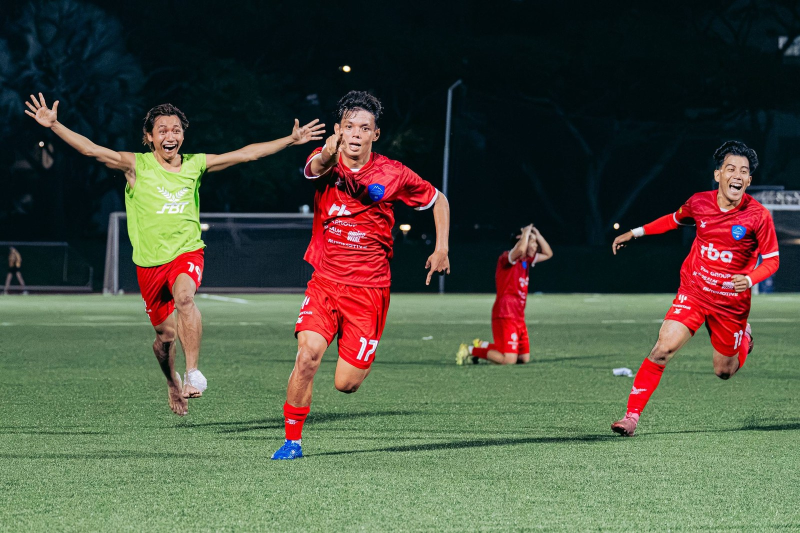
#> input picture outtakes-launch-lottie/brand/photos/celebrate-run.jpg, 1600 x 1066 px (shown at 1/2 size); its folder holds 4 pictures in this run
$ python make_teaser.py
#> lines starting #> are read from the running program, lines starting #| are printed output that depends on the picture
"""1:1 'coming soon' Instagram teaser: a motion-blurred match shot, no logo, just the date.

    python3 tools/make_teaser.py [photo-name]   ->  out/teaser-1x1.png
"""
import sys
from pathlib import Path

import numpy as np
from PIL import Image, ImageDraw, ImageFilter, ImageFont

ROOT = Path(__file__).resolve().parent.parent
S = 1080
GREEN, CREAM = (116, 242, 96), (240, 235, 228)
name = sys.argv[1] if len(sys.argv) > 1 else "celebrate-run"
font = lambda f, s: ImageFont.truetype(str(ROOT / "brand/fonts" / f), s)

# square cover crop around the subject
im = Image.open(ROOT / f"brand/photos/{name}.jpg").convert("RGB")
#> im is the input picture: PIL image 1600x1066 RGB; mean R, G, B 76.5, 79.6, 64.5
w, h = im.size
#> w = 1600; h = 1066
side = min(w, h)
#> side = 1066
x0 = int(min(max(w * 0.46 - side / 2, 0), w - side))
#> x0 = 203
im = im.crop((x0, 0, x0 + side, side)).resize((S, S), Image.LANCZOS)
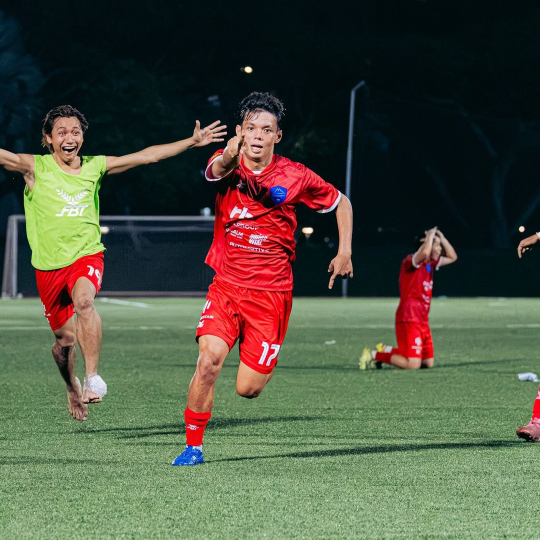
#> im: PIL image 1080x1080 RGB (shown at 1/2 size); mean R, G, B 78.2, 81.3, 65

# horizontal motion blur (a fast pan): average of shifted copies, then a soft gaussian
a = np.asarray(im).astype(np.float32)
acc = np.zeros_like(a)
shifts = range(-70, 71, 5)
for d in shifts:
    acc += np.roll(a, d, axis=1)
#> this loop made 29 passes
#> pass 1, `acc += np.roll(a, d, axis=1)`:
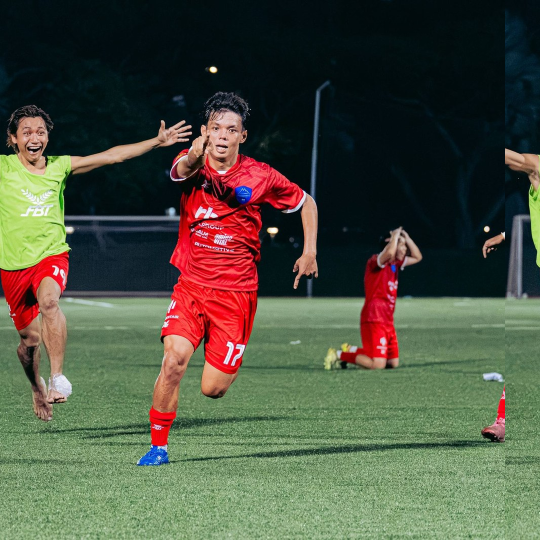
#> acc: shape (1080, 1080, 3) float32 (shown at 1/2 size); mean R, G, B 78.2, 81.3, 65
#> after the loop:
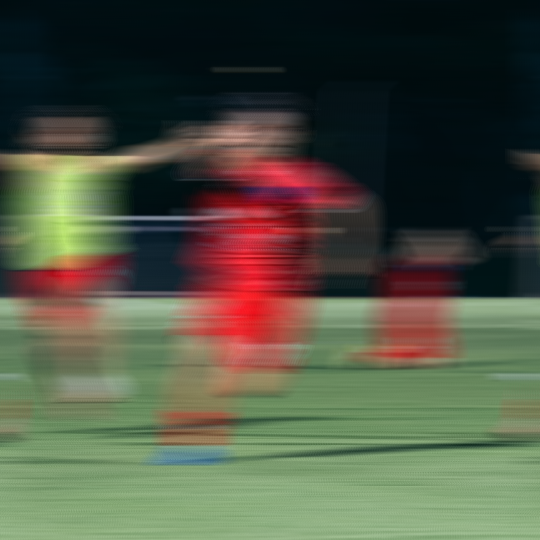
#> acc: shape (1080, 1080, 3) float32 (shown at 1/2 size); mean R, G, B 2266.7, 2358.8, 1886.4; drawn with min black and max white
a = acc / len(shifts)
im = Image.fromarray(a.clip(0, 255).astype(np.uint8)).filter(ImageFilter.GaussianBlur(3))

# grade: darker, cooler shadows, vignette, grain
a = np.asarray(im).astype(np.float32) / 255
a = a ** 1.25 * 0.78
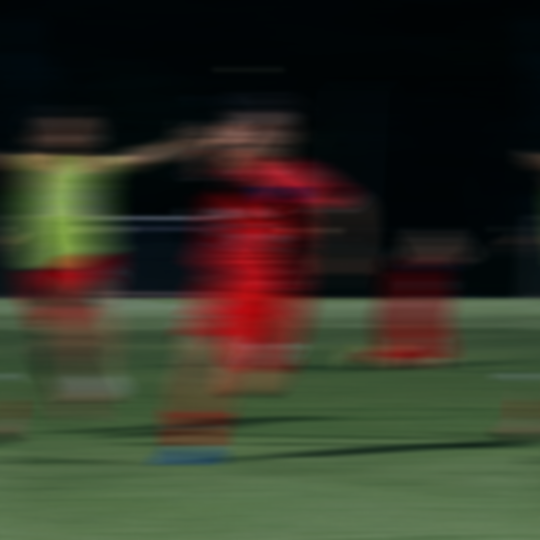
#> a: shape (1080, 1080, 3) float32 (shown at 1/2 size); mean R, G, B 0.197, 0.203, 0.149
yy, xx = np.mgrid[0:S, 0:S] / S - 0.5
vig = np.clip(1 - (xx ** 2 + yy ** 2) * 1.9, 0.25, 1)[..., None]
a = a * vig
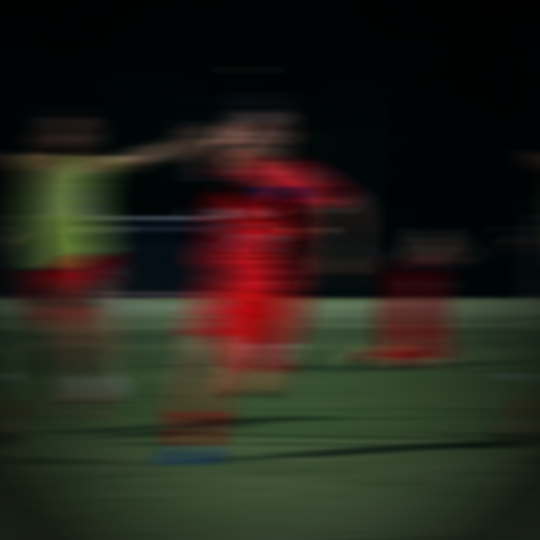
#> a: shape (1080, 1080, 3) float64 (shown at 1/2 size); mean R, G, B 0.142, 0.134, 0.1
a += np.random.default_rng(2011).normal(0, 0.025, a.shape[:2])[..., None]
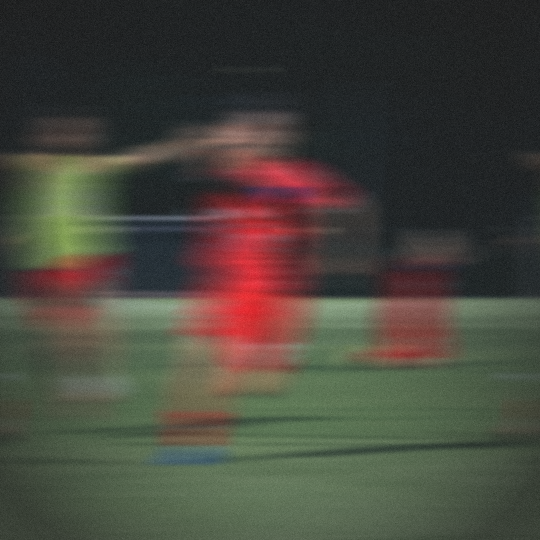
#> a: shape (1080, 1080, 3) float64 (shown at 1/2 size); mean R, G, B 0.142, 0.134, 0.1; drawn with min black and max white
im = Image.fromarray((a.clip(0, 1) * 255).astype(np.uint8))

d = ImageDraw.Draw(im)
# viewfinder brackets + focus point + REC dot
m, L, t = 64, 70, 4
for cx, cy, sx, sy in ((m, m, 1, 1), (S - m, m, -1, 1), (m, S - m, 1, -1), (S - m, S - m, -1, -1)):
    d.line([(cx, cy), (cx + sx * L, cy)], fill=CREAM, width=t)
    d.line([(cx, cy), (cx, cy + sy * L)], fill=CREAM, width=t)
c = S // 2
d.rectangle([c - 34, c - 24, c + 34, c + 24], outline=(*CREAM, ), width=2)
d.ellipse([m + 24, m + 26, m + 42, m + 44], fill=(235, 64, 52))
d.text((m + 54, m + 22), "REC", font=font("ot-body-medium.ttf", 26), fill=CREAM)
d.text((S - m - 24, m + 22), "1/2000  f2.8", font=font("ot-body.ttf", 26), fill=CREAM, anchor="ra")

# the only real information: the date
big = font("ot-wordmark.ttf", 230)
d.text((m + 20, S - m - 120), "30.11", font=big, fill=GREEN, anchor="ls")
d.text((m + 26, S - m - 62), "5PM SGT  ·  SOMETHING'S ABOUT TO STEP INTO FRAME", font=font("ot-label.ttf", 28), fill=CREAM, anchor="ls")

out = ROOT / "out/teaser-1x1.png"
im.save(out)
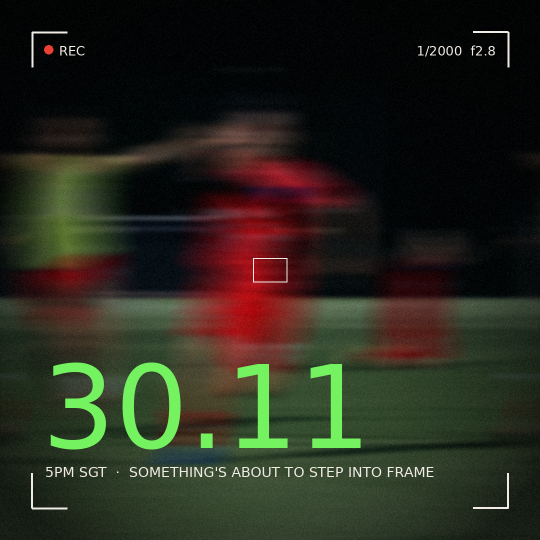
#> saved as teaser-1x1.png: PIL image 1080x1080 RGB (shown at 1/2 size); mean R, G, B 39.5, 39.8, 28.1
print(out)
